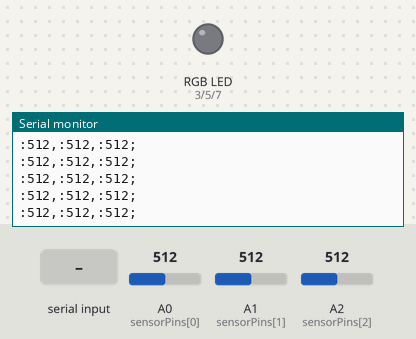
Bench run of a sketch on a simulated Arduino Uno, built with avr-gcc and run on an emulated ATmega328P. Shown: an RGB LED mixed from three pins (HIGH = lit), the last lines printed to the serial monitor. The test bench sets the inputs (shaded band); at power-on: A0 (sensorPins[0]) = 512, A1 (sensorPins[1]) = 512, A2 (sensorPins[2]) = 512.

Above: at 1.2 s.
1.3 s: A0 (sensorPins[0]) set to 990
At 2.3 s:
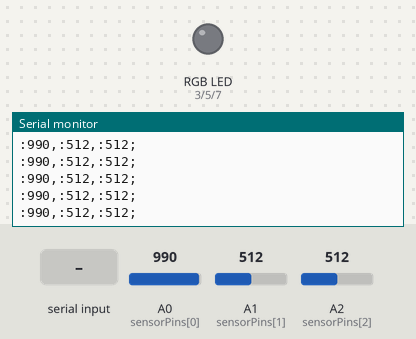
4.3 s: A0 (sensorPins[0]) set to 1007
At 5.4 s:
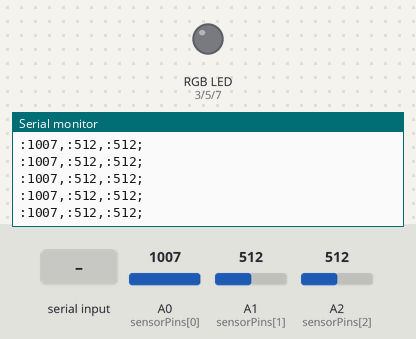
7.3 s: A1 (sensorPins[1]) set to 981
At 8.2 s:
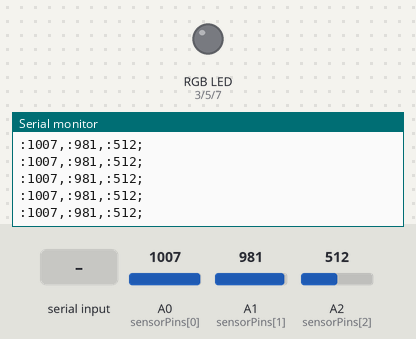
8.8 s: A1 (sensorPins[1]) set to 1007
At 9.9 s:
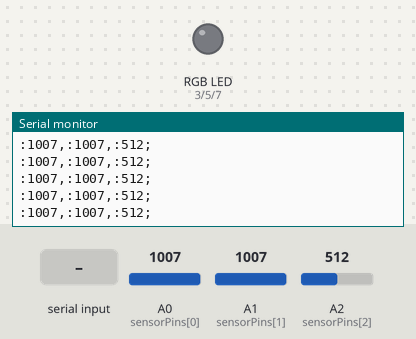
11.8 s: "1" received over Serial
14.8 s: A2 (sensorPins[2]) set to 107
At 15.9 s:
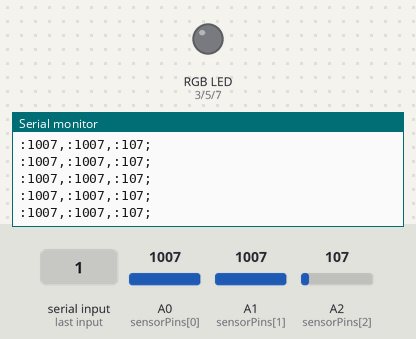
16.3 s: A2 (sensorPins[2]) set to 93
At 17.2 s:
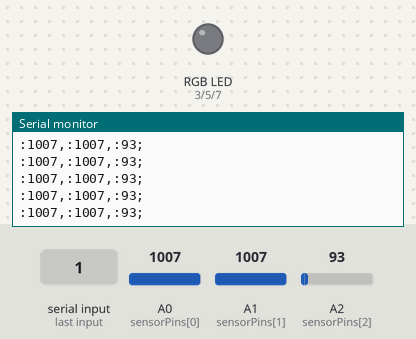
Timing chart, 0 to 18.8 s (numbered marks = the images above; inputs shaded):
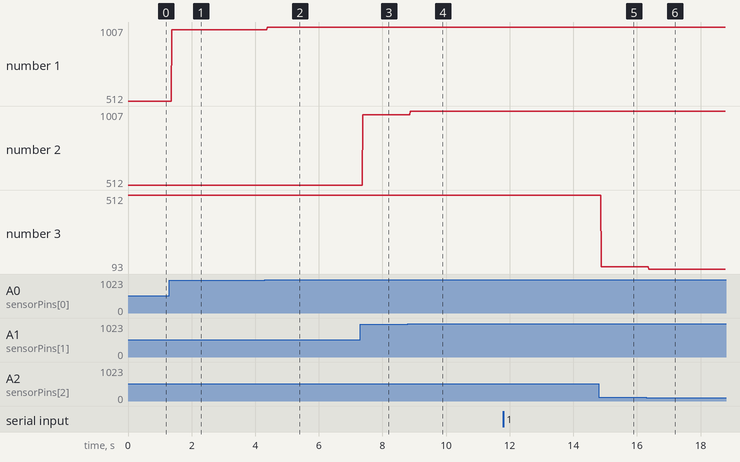

Measured:
- after the input at 1.3 s, the serial monitor: prints a new line after 0.08 s (image 1)
- after the input at 4.3 s, the serial monitor: prints a new line after 0.08 s (image 2)
- after the input at 7.3 s, the serial monitor: prints a new line after 0.08 s (image 3)
- after the input at 8.8 s, the serial monitor: prints a new line after 0.07 s (image 4)
- after the input at 14.8 s, the serial monitor: prints a new line after 0.07 s (image 5)
- after the input at 16.3 s, the serial monitor: prints a new line after 0.07 s (image 6)
- plotted number 1: 512 → 990 after the input at 1.3 s, 990 → 1007 after the input at 4.3 s
- plotted number 2: 512 → 981 after the input at 7.3 s

The sketch:

final-project.ino
```cpp
#include "PDMSerial.h"
PDMSerial pdm;

const int sensorPins[3] = {A0, A1, A2};
const int pinRed = 3;
const int pinGreen = 5;
const int pinBlue = 7;
int pressureValues[3];

void setup() {
  Serial.begin(9600); // need higher baud rate to send more data? (38400)
  pinMode(sensorPins[0], INPUT);
  pinMode(sensorPins[1], INPUT);
  pinMode(sensorPins[2], INPUT);
  pinMode(pinRed, OUTPUT);
  pinMode(pinGreen, OUTPUT);
  pinMode(pinBlue, OUTPUT);
}

void loop() {
  pressureValues[0] = analogRead(sensorPins[0]);
  pressureValues[1] = analogRead(sensorPins[1]);
  pressureValues[2] = analogRead(sensorPins[2]);

  pdm.transmitSensor("", pressureValues[0]);
  pdm.transmitSensor("", pressureValues[1]);
  pdm.transmitSensor("", pressureValues[2]);
  pdm.transmitSensor("end");

  bool newData = pdm.checkSerial();
  if (newData) {
    if (pdm.getName().equals(String("rgb"))) {
      analogWrite(pinRed, pdm.getValue());
      analogWrite(pinGreen, pdm.getValue());
      analogWrite(pinBlue, pdm.getValue());
    } else if (pdm.getName().equals(String("red"))) {
      analogWrite(pinRed, pdm.getValue());
    } else if (pdm.getName().equals(String("green"))) {
      analogWrite(pinGreen, pdm.getValue());
    } else if (pdm.getName().equals(String("blue"))) {
      analogWrite(pinBlue, pdm.getValue());
    } else if (pdm.getName().equals(String("reset"))) {
      return;
    }
  }
  delay(1);
}
```
